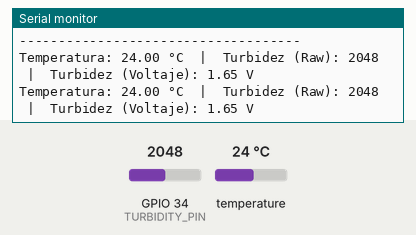
This sketch was run on a simulated ESP32. On the bench: the last lines printed to the serial monitor. Inputs (shaded band) come from the test bench; at power-on: temperature 24 °C, GPIO 34 (TURBIDITY_PIN) = 2048.

Above: at 4.3 s.
4.4 s: temperature set to 12 °C
At 7.3 s:
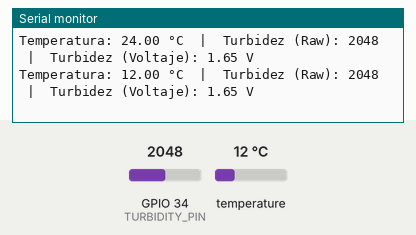
8.1 s: GPIO 34 (TURBIDITY_PIN) set to 2866
At 10.5 s:
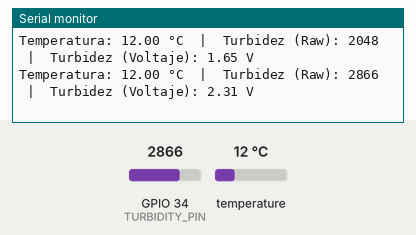
11.8 s: temperature set to 19 °C
At 12.6 s:
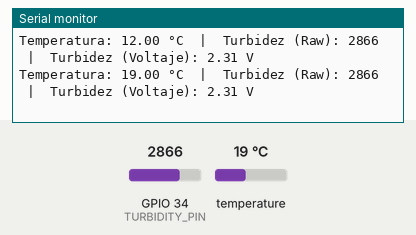
15.5 s: GPIO 34 (TURBIDITY_PIN) set to 3603
At 17.9 s:
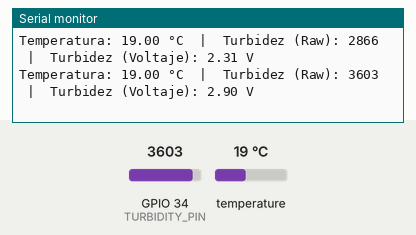
Timing chart, 0 to 19.4 s (numbered marks = the images above; inputs shaded):
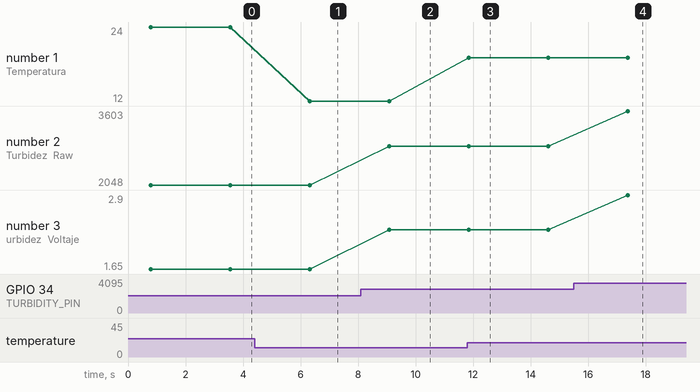

The sketch:

iot.ino
```cpp
#include <OneWire.h>
#include <DallasTemperature.h>

// --- Configuración del Sensor de Temperatura DS18B20 ---
// Se requiere una resistencia de PULL-UP de 4.7kΩ entre el pin de DATOS y VCC (3.3V)
const int ONE_WIRE_BUS_PIN = 4; // Pin para los datos del DS18B20

// Inicializar los objetos para los sensores
OneWire oneWire(ONE_WIRE_BUS_PIN);
DallasTemperature tempSensor(&oneWire);

// --- Configuración del Sensor de Turbidez ---
// El pin 34 es un pin ADC1, perfecto para lecturas analógicas.
const int TURBIDITY_PIN = 34; // Pin para la señal analógica del sensor de turbidez

void setup() {
  // Iniciar comunicación serial a 115200 baudios
  Serial.begin(115200);
  Serial.println("\nIniciando sistema de monitoreo...");

  // Iniciar el sensor de temperatura
  tempSensor.begin();
  Serial.println("Sensor de Temperatura DS18B20 listo.");

  Serial.println("Sensor de Turbidez listo.");
  Serial.println("------------------------------------");
}

void loop() {
  // --- Leer Sensor de Temperatura ---
  tempSensor.requestTemperatures(); // Envía el comando para obtener la temperatura
  // Se usa getTempCByIndex(0) porque solo hay un sensor en el bus.
  float temperaturaC = tempSensor.getTempCByIndex(0);

  // --- Leer Sensor de Turbidez ---
  // Lee el valor analógico crudo (de 0 a 4095 en el ESP32 con ADC de 12 bits)
  int valorTurbidezRaw = analogRead(TURBIDITY_PIN);

  // Convierte el valor crudo a voltaje (asumiendo un rango de 0-3.3V en el ADC del ESP32)
  // Nota: Aunque el sensor pueda dar hasta 4.2V, el ADC del ESP32 saturará en 4095 a los 3.3V.
  float voltajeTurbidez = valorTurbidezRaw * (3.3 / 4095.0);

  // --- Mostrar los datos en el Monitor Serie ---
  Serial.print("Temperatura: ");
  // DEVICE_DISCONNECTED_C es -127, el valor que devuelve si no hay comunicación.
  if (temperaturaC != DEVICE_DISCONNECTED_C) {
    Serial.print(temperaturaC);
    Serial.print(" °C");
  } else {
    Serial.print("Error (Revisar conexión o resistencia pull-up)");
  }

  Serial.print("  |  Turbidez (Raw): ");
  Serial.print(valorTurbidezRaw);
  Serial.print("  |  Turbidez (Voltaje): ");
  Serial.print(voltajeTurbidez, 2); // Imprime el voltaje con 2 decimales
  Serial.println(" V");

  // Espera 2 segundos antes de la siguiente lectura
  delay(2000);
}
```

Measured:
- after the input at 4.4 s, the serial monitor: prints a new line after 1.9 s (image 1)
- after the input at 8.1 s, the serial monitor: prints a new line after 0.98 s (image 2)
- after the input at 11.8 s, the serial monitor: prints a new line after 0.05 s (image 3)
- after the input at 15.5 s, the serial monitor: prints a new line after 1.9 s (image 4)
- plotted number 1: 24 → 12 after the input at 4.4 s, 12 → 19 after the input at 11.8 s
- plotted number 2: 2048 → 2866 after the input at 8.1 s, 2866 → 3603 after the input at 15.5 s
- plotted number 3: 1.65 → 2.31 after the input at 8.1 s, 2.31 → 2.9 after the input at 15.5 s
